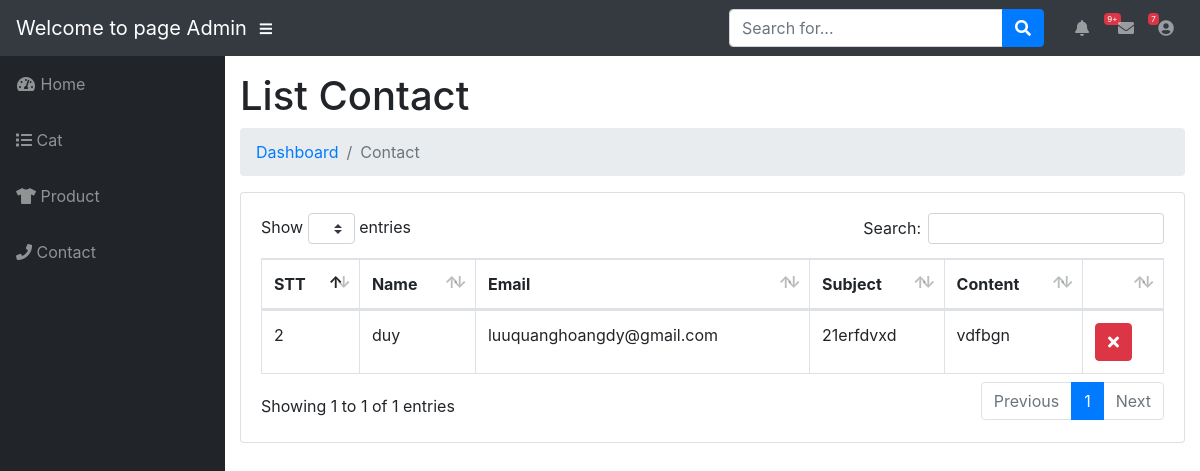
The app's page /admin/contact/index.php (signed in) with its own data.
### tables this page shows
CREATE TABLE `contact` (
  `contact_id` int(255) UNSIGNED NOT NULL,
  `name` varchar(100) NOT NULL,
  `email` varchar(100) NOT NULL,
  `subject` varchar(255) NOT NULL,
  `content` varchar(255) NOT NULL
);

### admin/contact/index.php (the view, shortened to what this page needs)
<?php require_once "../inc/header.php" ?>
<div id="content-wrapper">
  <div class="container-fluid">
    <h1 class="page-header">List Contact</h1>
    <ol class="breadcrumb">
      <li class="breadcrumb-item">
        <a href="index.php">Dashboard</a>
      </li>
      <li class="breadcrumb-item active">Contact</li>
    </ol>
    <div class="row">
      <div class="col-md-12">
        <div class="card mb-3">
          <div class="card-body">
            <div class="table-responsive">
              <table class="table table-bordered" id="dataTable" width="100%" cellspacing="0">
                <thead>
                  <tr>
                    <th>STT</th>
                    <th>Name</th>
                    <th>Email</th>
                    <th>Subject</th>
                    <th>Content</th>
                    <th></th>
                  </tr>
                </thead>
                <tbody>
                <?php
                    $query = "SELECT * FROM contact";
                    $result = $mysqli->query($query);
                    while($arContact = mysqli_fetch_assoc($result)){
                        ?>
                        <tr>
                      <td><?php echo $arContact['contact_id']?></td>
                      <td><?php echo $arContact['name']?></td>
                      <td><?php echo $arContact['email']?></td>
                      <td><?php echo $arContact['subject']?></td>
                      <td><?php echo $arContact['content']?></td>
                      <td>
                        <a class="btn btn-xs btn-danger" href="admin/contact/del.php?contact_id=<?php echo $arContact['contact_id'] ?>" onclick="return confirm('Bạn có thực sự muốn xóa danh mục này không?')"><i class="fa fa-times"></i></a>
                      </td>
                    </tr>
                        <?php
                    }
                ?>
                </tbody>
              </table>
            </div>
          </div>
        </div>
      </div>
    </div>
  </div>
  <?php require_once  "../inc/footer.php" ?>

### records on screen
contact: contact_id "2", name "duy", email "luuquanghoangdy@gmail.com", subject "21erfdvxd", content "vdfbgn"
